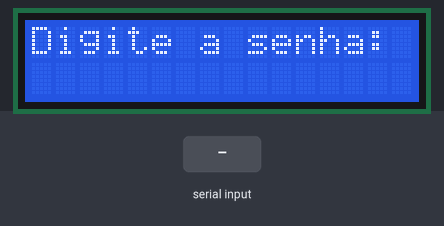
The sketch below on a simulated Arduino Uno, built with avr-gcc and run on an emulated ATmega328P. Shown: 16×2 character LCD. Inputs (shaded band) come from the test bench.

Above: at 1.2 s.
1.3 s: "anna" received over Serial
At 3.2 s:
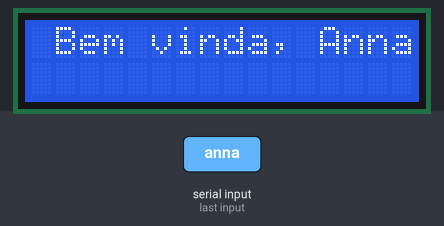
Timing chart, 0 to 4.7 s (numbered marks = the images above; inputs shaded):
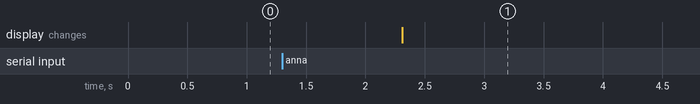

Measured:
- after the input at 1.3 s, the display: changes after 1.0 s (image 1)

The sketch:

LCD.ino
```cpp
#include <LiquidCrystal.h>

LiquidCrystal lcd (12, 11, 5, 4, 3, 2);
String caracter;

void setup() {
  lcd.begin(16,2);
  Serial.begin(9600);
}

void digite() {
  lcd.print("Digite a senha:");
  lcd.setCursor(0,0);
}

void loop() {
  digite();
  if (Serial.available() > 0) {
    caracter = Serial.readString();
    if (caracter == "anna") {
      lcd.print(" Bem vinda, Anna ");
      lcd.print("Acesso Liberado");
      delay(4000);
      lcd.clear();
      digite();
    } else {
      lcd.print("  Acesso Negado  ");
      delay(4000);
      digite();
    }
  }

}
```
